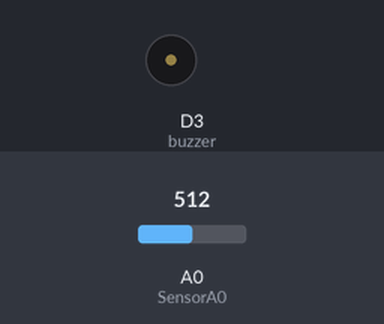
Simulated run of this sketch. Board: ESP8266 (NodeMCU). Shown: buzzer (waves = sounding, pin HIGH). Inputs (shaded band) come from the test bench; at power-on: A0 (SensorA0) = 512. WiFi joins after 1.5 s; servers stay silent unless stated; the local clock reads 2024-03-15 10:24:30 at power-on unless the sketch sets it; what the sketch prints to the serial monitor is not drawn.

Above: at 0.1 s.
At 2.2 s:
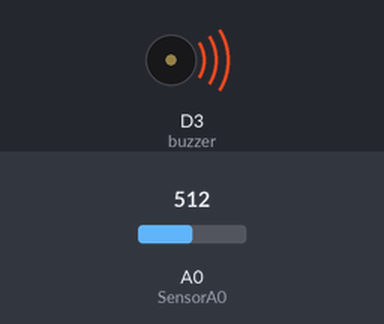
Timing chart, 0 to 3.7 s (numbered marks = the images above):
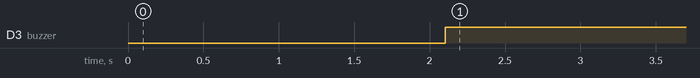

Measured:
- by itself, D3 (buzzer): LOW → HIGH at 2.1 s

The sketch:

Sensorgasbot.ino
```cpp
#include <ESP8266WiFi.h>
#include <WiFiClientSecure.h>
#include <UniversalTelegramBot.h>


const char* ssid = "******";// Ingresa nombre de la red WIFI
const char* password = "******"; // Ingresa la clave WIFI


#define BOTtoken "******" // Enter the bottoken you got from botfather
#define CHAT_ID "*******" // Ingresa tu id de telegram

X509List cert(TELEGRAM_CERTIFICATE_ROOT);
WiFiClientSecure client;
UniversalTelegramBot bot(BOTtoken, client);

int const SensorA0 = A0;
int const buzzer = D3;
int Umbral = 350;//La sensibilidad puede variar

void setup()
{
  Serial.begin(115200);
  configTime(0, 0, "pool.ntp.org");
  client.setTrustAnchors(&cert);

  WiFi.mode(WIFI_STA);
  WiFi.begin(ssid, password);

  int a = 0;
  while (WiFi.status() != WL_CONNECTED) {
    Serial.print(".");
    delay(500);
    a++;
  }

pinMode(SensorA0, INPUT);
pinMode(buzzer, OUTPUT);


  Serial.println("");
  Serial.println("WiFi connected");
  Serial.print("IP address: ");
  Serial.println(WiFi.localIP());
  bot.sendMessage(CHAT_ID, "-Wifi Conectado-", "");
  bot.sendMessage(CHAT_ID, "-Sistema iniciado-", "");

}
void loop()
{
int lecturaSensor = analogRead(SensorA0);

  Serial.print("La lectura Del Sensor es : ");
  Serial.print(lecturaSensor);
  Serial.println(" m³");


  //Verifica si la lectura es mayor al umbral
  if (lecturaSensor > Umbral){
    digitalWrite(buzzer,HIGH);
    bot.sendMessage(CHAT_ID, "¡¡¡ALERTA GAS DETECTADO!!!", "");
    }

  else if (lecturaSensor < Umbral){
    digitalWrite(buzzer, LOW);
    delay(1000);
    }

}
```
